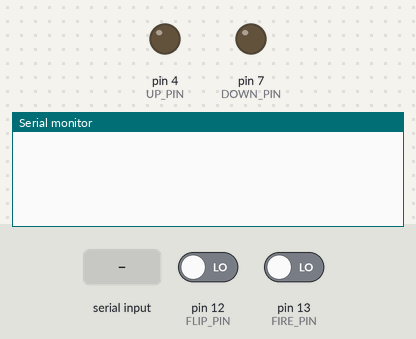
A sketch run on a simulated Arduino Uno, built with avr-gcc and run on an emulated ATmega328P. Shown: output pins drawn as LEDs (lit = HIGH), the last lines printed to the serial monitor. The test bench sets the inputs (shaded band); at power-on: pin 12 (FLIP_PIN) LOW, pin 13 (FIRE_PIN) LOW.

Above: at 1.2 s.
1.3 s: "UP\n" received over Serial
At 2.2 s:
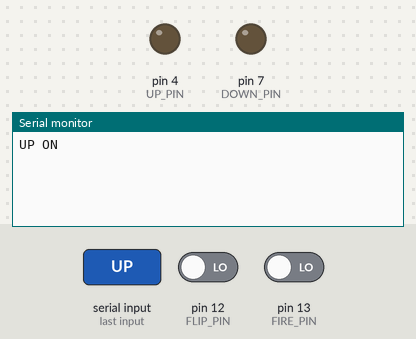
2.8 s: "DOWN\n" received over Serial
At 3.5 s:
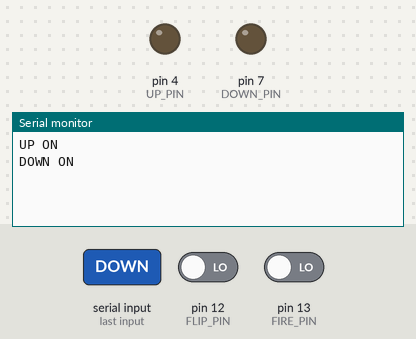

The sketch:

controler.ino
```cpp
const int FIRE_PIN = 13;
const int FLIP_PIN = 12;
const int UP_PIN = 4;
const int DOWN_PIN = 7;
bool up = false;
bool down = false;
bool _FIRE = false;
bool _FLIP = false;
bool prevFIRE = false;
bool prevFLIP = false;
void setup() {
  // put your setup code here, to run once:
  Serial.begin(9600);

  pinMode(FIRE_PIN, INPUT);
  pinMode(FLIP_PIN, INPUT);
  pinMode(UP_PIN, OUTPUT);
  pinMode(DOWN_PIN, OUTPUT);
}

void loop() {
   _FIRE = digitalRead(FIRE_PIN);
   _FLIP = digitalRead(FLIP_PIN);

  if(Serial.available() > 0) {
    String msg = Serial.readStringUntil('\n');
    if (msg == "UP"){
      up = true;
    }
    if (msg == "DOWN"){
      down = true;
    }
  }

  if (_FIRE == 1 && prevFIRE != _FIRE){
    Serial.println("FIRE ");
    }
  if (_FLIP == 1 && prevFLIP != _FLIP){
    Serial.println("FLIP ");
    }

  if (up) {
    up = false;
    digitalWrite(UP_PIN, HIGH);
    Serial.println("UP ON");
  }
  else {digitalWrite(UP_PIN, LOW);}

  if (down) {
    down = false;
    digitalWrite(DOWN_PIN, HIGH);
    Serial.println("DOWN ON");
  }
  else {digitalWrite(DOWN_PIN, LOW);}

 prevFIRE = _FIRE;
 prevFLIP = _FLIP;

  delay(2);
}
```

Measured:
- after the input at 1.3 s, the serial monitor: prints a new line at once (image 1)
- after the input at 2.8 s, the serial monitor: prints a new line at once (image 2)
